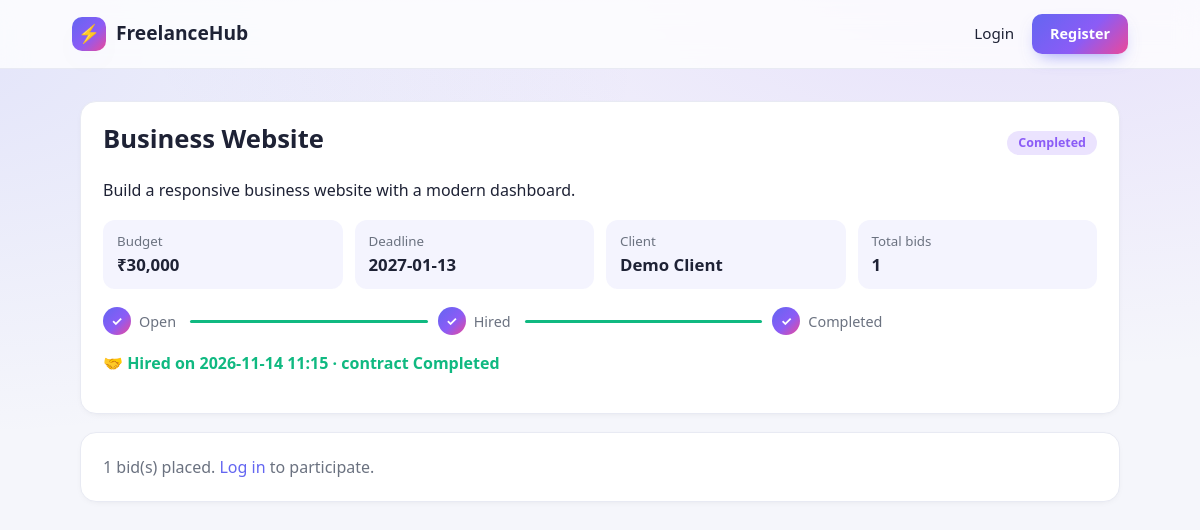
The app's page /project/1 with its own data.
### tables this page shows
CREATE TABLE projects(
  project_id  INTEGER PRIMARY KEY AUTOINCREMENT,
  client_id   INTEGER NOT NULL,
  title       TEXT NOT NULL,
  description TEXT NOT NULL,
  budget      REAL NOT NULL CHECK(budget > 0),
  deadline    TEXT NOT NULL,
  status      TEXT NOT NULL DEFAULT 'Open' CHECK(status IN ('Open','Hired','Completed')),
  created_at  TEXT NOT NULL DEFAULT (datetime('now')),
  FOREIGN KEY(client_id) REFERENCES users(user_id) ON DELETE RESTRICT
);

CREATE TABLE users(
  user_id       INTEGER PRIMARY KEY AUTOINCREMENT,
  name          TEXT NOT NULL,
  email         TEXT NOT NULL UNIQUE COLLATE NOCASE,
  password_hash TEXT NOT NULL,
  role          TEXT NOT NULL CHECK(role IN ('Client','Freelancer')),
  created_at    TEXT NOT NULL DEFAULT (datetime('now'))
);

CREATE TABLE hiring(
  hire_id       INTEGER PRIMARY KEY AUTOINCREMENT,
  project_id    INTEGER NOT NULL UNIQUE,
  freelancer_id INTEGER NOT NULL,
  bid_id        INTEGER NOT NULL UNIQUE,
  hired_date    TEXT NOT NULL DEFAULT (datetime('now')),
  completed_date TEXT,
  status        TEXT NOT NULL DEFAULT 'Active' CHECK(status IN ('Active','Completed')),
  FOREIGN KEY(project_id)    REFERENCES projects(project_id) ON DELETE CASCADE,
  FOREIGN KEY(freelancer_id) REFERENCES users(user_id)       ON DELETE RESTRICT,
  FOREIGN KEY(bid_id)        REFERENCES bids(bid_id)         ON DELETE CASCADE
);

### app.py (the view)
@app.route("/project/<int:pid>")
def project(pid):
    p = load_project(pid)
    bids = visible_bids(p)
    total = get_db().execute("SELECT COUNT(*) FROM bids WHERE project_id=?", (pid,)).fetchone()[0]
    is_owner = session.get("uid") == p["client_id"]
    my_bid = next((b for b in bids if b["freelancer_id"] == session.get("uid")), None)
    expired = p["deadline"] < date.today().isoformat()
    hire = get_db().execute("SELECT * FROM hiring WHERE project_id=?", (pid,)).fetchone()
    return render_template("project.html", p=p, bids=bids, total=total, is_owner=is_owner,
                           my_bid=my_bid, expired=expired, hire=hire)

### app.py (called while the page is built)
def get_db():
    if "db" not in g:
        g.db = sqlite3.connect(DB)
        g.db.row_factory = sqlite3.Row
        g.db.execute("PRAGMA foreign_keys = ON")   # SQLite ignores FKs unless enabled per connection
    return g.db

def csrf_token():
    if "csrf" not in session:
        session["csrf"] = secrets.token_hex(16)
    return session["csrf"]

@app.before_request
def csrf_protect():
    if request.method == "POST":
        sent = request.form.get("csrf_token") or request.headers.get("X-CSRF-Token") or ""
        expected = session.get("csrf", "")
        if not expected or not hmac.compare_digest(sent.encode(), expected.encode()):
            abort(400, "Invalid or missing CSRF token.")

def load_project(pid):
    p = get_db().execute("""SELECT p.*, u.name client_name FROM projects p
                            JOIN users u ON p.client_id=u.user_id WHERE p.project_id=?""", (pid,)).fetchone()
    if not p:
        abort(404)
    return p

def visible_bids(p):
    con = get_db()
    q = """SELECT b.*, u.name freelancer_name FROM bids b
           JOIN users u ON b.freelancer_id=u.user_id WHERE b.project_id=?"""
    if session.get("uid") == p["client_id"]:
        return con.execute(q + " ORDER BY b.amount ASC", (p["project_id"],)).fetchall()
    if session.get("role") == "Freelancer":
        return con.execute(q + " AND b.freelancer_id=?", (p["project_id"], session["uid"])).fetchall()
    return []

### templates/project.html (shortened to what this page needs)
{% extends "base.html" %}{% block content %}
{% set order = ['Open','Hired','Completed'] %}{% set idx = order.index(p.status) %}
<div class="card reveal"><div class="row" style="margin-bottom:0"><h2>{{ p.title }}</h2><span class="badge {{ p.status }}">{{ p.status }}</span></div>
<p>{{ p.description }}</p>
<div class="meta">
  <div><small>Budget</small><b>{{ p.budget|inr }}</b></div>
  <div><small>Deadline</small><b>{{ p.deadline }}</b></div>
  <div><small>Client</small><b>{{ p.client_name }}</b></div>
  <div><small>Total bids</small><b>{{ total }}</b></div>
</div>
<div class="stepper">{% for st in order %}
  <div class="step {{ 'done' if (loop.index0 < idx or p.status == 'Completed') else ('active' if loop.index0 == idx else '') }}"><span class="dot">{{ '✓' if (loop.index0 < idx or p.status == 'Completed') else loop.index }}</span>{{ st }}</div>{% endfor %}
</div>
{% if hire %}<p class="success">🤝 Hired on {{ hire.hired_date }} · contract {{ hire.status }}</p>{% endif %}
</div>
{% if is_owner %}
<div class="card live" id="bids-live" data-url="{{ url_for('api_project_bids', pid=p.project_id) }}">
  <span class="livedot" title="Updating live"></span>{% include "_bids.html" %}</div>
{% else %}
<div class="card muted">{{ total }} bid(s) placed. <a href="{{ url_for('login') }}">Log in</a> to participate.</div>
{% endif %}{% endblock %}

### templates/base.html (shortened to what this page needs)
<!doctype html>
<html lang="en">
<head>
<link rel="stylesheet" href="{{ url_for('static', filename='style.css') }}">
</head>
<body data-auth="{{ 1 if session.get('uid') else 0 }}">
<nav>
  <a class="brand" href="/"><span class="logo">⚡</span>FreelanceHub</a>
  <div class="navr">
    {% if session.get('uid') %}
      <span class="hello">Hi, {{ session.name }}</span>
      <a href="{{ url_for('dashboard') }}">Dashboard</a>
      <a href="{{ url_for('notifications') }}" title="Notifications">🔔<span id="bell-count" class="bell" hidden>0</span></a>
      <form method="post" action="{{ url_for('logout') }}" class="inline">
        <input type="hidden" name="csrf_token" value="{{ csrf_token() }}">
        <button class="linkbtn">Logout</button>
      </form>
    {% else %}
      <a href="{{ url_for('login') }}">Login</a><a class="btn sm" href="{{ url_for('register') }}">Register</a>
    {% endif %}
  </div>
</nav>
<div class="container">
  {% block content %}{% endblock %}
</div>
</body>
</html>

### static/style.css (style rules this page uses)
:root { --bg:#f5f6fb;--card:#fff;--text:#1e2235;--muted:#6b7280;--line:#e8eaf3;--nav:rgba(255,255,255,.78); --p:#6366f1;--p2:#8b5cf6;--ok:#10b981;--warn:#f59e0b;--bad:#ef4444;--r:16px; --grad:linear-gradient(135deg,#6366f1,#8b5cf6 55%,#ec4899);--shadow:0 12px 32px -14px rgba(79,70,229,.35) }
* { box-sizing:border-box }
html { scroll-behavior:smooth }
body { margin:0;font-family:system-ui,-apple-system,"Segoe UI",Roboto,sans-serif;background:var(--bg);color:var(--text);line-height:1.5; background-image:radial-gradient(900px 400px at 85% -5%,rgba(139,92,246,.14),transparent),radial-gradient(700px 380px at -5% 10%,rgba(99,102,241,.12),transparent);background-repeat:no-repeat }
a { color:var(--p);text-decoration:none }
h1,h2,h3 { line-height:1.2;margin:0 0 .5rem }
h2 { font-size:1.6rem }
.muted { color:var(--muted) }
nav { position:sticky;top:0;z-index:20;display:flex;justify-content:space-between;align-items:center;padding:14px 6%;background:var(--nav);backdrop-filter:blur(12px);border-bottom:1px solid var(--line) }
.brand { display:flex;align-items:center;gap:10px;font-weight:800;font-size:1.2rem;color:var(--text)!important;text-decoration:none!important }
.logo { width:34px;height:34px;border-radius:10px;background:var(--grad);display:grid;place-items:center;color:#fff;font-size:18px;box-shadow:var(--shadow) }
.navr { display:flex;align-items:center;gap:6px;flex-wrap:wrap }
.navr a,.linkbtn { color:var(--text);padding:8px 12px;border-radius:10px;font-size:.95rem;text-decoration:none;background:none;border:0;cursor:pointer;font-family:inherit;transition:background .2s }
.navr a.btn,.navr a.btn:hover { background:var(--grad);color:#fff!important;padding:9px 18px }
.container { max-width:1080px;margin:32px auto 80px;padding:0 20px }
.card { background:var(--card);padding:22px;border-radius:var(--r);border:1px solid var(--line);box-shadow:0 2px 10px -6px rgba(0,0,0,.18);margin-bottom:18px;transition:transform .25s,box-shadow .25s }
.row { display:flex;justify-content:space-between;align-items:center;flex-wrap:wrap;gap:12px;margin-bottom:18px }
.btn { display:inline-flex;align-items:center;gap:6px;background:var(--grad);color:#fff!important;padding:11px 20px;border:0;border-radius:12px;cursor:pointer;font-weight:700;font:inherit;font-weight:700;text-decoration:none!important;box-shadow:0 8px 18px -8px rgba(99,102,241,.7);transition:transform .15s,box-shadow .2s,filter .2s }
.btn.sm { padding:8px 14px;font-size:.9rem }
.success { color:var(--ok);font-weight:700 }
.badge { display:inline-block;padding:3px 11px;border-radius:20px;font-size:.78rem;font-weight:700;background:rgba(107,114,128,.18);color:var(--muted) }
.badge.Completed { background:rgba(139,92,246,.17);color:var(--p2) }
.meta { display:grid;grid-template-columns:repeat(auto-fit,minmax(150px,1fr));gap:12px;margin:18px 0 }
.meta div { background:rgba(99,102,241,.07);padding:12px 14px;border-radius:12px }
.meta small { display:block;color:var(--muted) }
.meta b { font-size:1.05rem }
.stepper { display:flex;gap:10px;margin:18px 0 4px }
.step { flex:1;display:flex;align-items:center;gap:8px;color:var(--muted);font-size:.9rem;position:relative }
.step:not(:last-child)::after { content:"";flex:1;height:3px;border-radius:3px;background:var(--line);margin-left:6px }
.step .dot { width:28px;height:28px;border-radius:50%;display:grid;place-items:center;background:var(--line);font-weight:700;font-size:.8rem;flex:none }
.step.done .dot,.step.active .dot { background:var(--grad);color:#fff }
.step.done::after { background:var(--ok) }
.js .reveal { opacity:0;transform:translateY(18px);transition:opacity .6s ease,transform .6s ease }
.js .reveal.in { opacity:1;transform:none }

### records on screen
projects: title "Business Website", status "Completed", description "Build a responsive business website with a modern dashboard.", budget|inr "₹30,000", deadline "2027-01-13", status "✓"
users: client_name "Demo Client"
hiring: hired_date "2026-11-14 11:15", status "Completed"

### other values on screen
{{ total }} "1"
{{ '✓' if (loop.index0 < idx or p.status == 'Completed') else loop.index }} "✓" "✓"
{{ st }} "Open" "Hired" "Completed"
